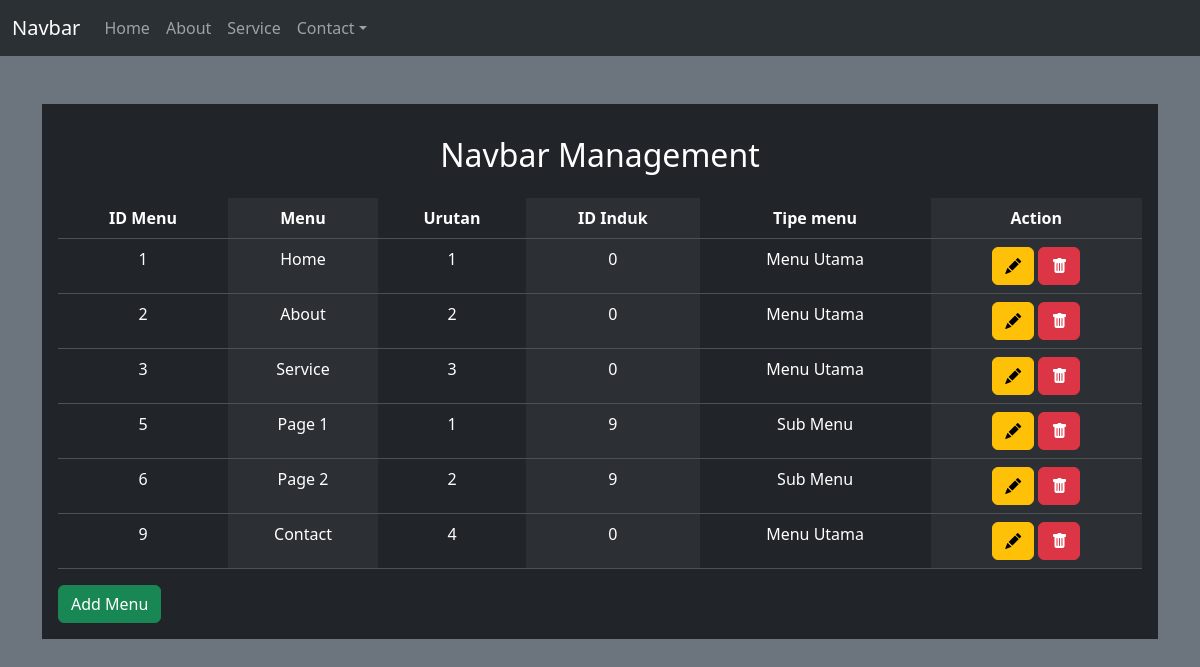
The page / on the database its author committed.
### tables this page shows
CREATE TABLE `tbmenu` (
  `id_menu` int(2) NOT NULL,
  `menu` varchar(100) NOT NULL,
  `urutan` int(1) NOT NULL,
  `link` varchar(200) NOT NULL,
  `id_induk` int(2) NOT NULL,
  `target` varchar(10) NOT NULL
);

### read.php (the view)
<h2 class="p-3 text-center">Navbar Management</h2>
<table class="table table-striped-columns text-center table-dark" style="width:100%">
    <thead>
        <tr>
            <th>ID Menu</th>
            <th>Menu</th>
            <th>Urutan</th>
            <th>ID Induk</th>
            <th>Tipe menu</th>
            <th>Action</th>
        </tr>
    </thead>
    <tbody>
        <?php
        $sql = "SELECT * FROM tbmenu";
        $result = $db->query($sql);
        while ($res = $result->fetch()) :
        ?>
            <tr>
                <td><?php echo $res['id_menu']; ?></td>
                <td><?php echo $res['menu']; ?></td>
                <td><?php echo $res['urutan']; ?></td>
                <td><?php echo $res['id_induk']; ?></td>
                <td><?php echo ($res['id_induk'] == 0) ? "Menu Utama" : "Sub Menu"; ?></td>
                <td>
                    <a href="?menu=edit&id=<?php echo $res['id_menu']; ?>" class="btn btn-warning"><i class="bi bi-pencil-fill"></i></a>
                    <a onclick="if (confirm('Apakah Anda yakin menghapus data ini?')) { window.location.href = '?menu=delete&id=<?php echo $res['id_menu']; ?>'; }" class="btn btn-danger"><i class="bi bi-trash-fill"></i></a>
                </td>
            </tr>
        <?php endwhile ?>
    </tbody>
</table>
<a href="?menu=add" class="btn btn-success">Add Menu</a>

### index.php (shortened to what this page needs)
<!DOCTYPE html>
<html lang="en">
<head>
    <link href="https://cdn.jsdelivr.net/npm/bootstrap@5.3.2/dist/css/bootstrap.min.css" rel="stylesheet">
    <link rel="stylesheet" href="https://cdn.jsdelivr.net/npm/bootstrap-icons@1.5.0/font/bootstrap-icons.css">
</head>
<?php
$dsn = "mysql:dbname=3a;host=localhost";
$user = "root";
$pass = "";
try {
    $db = new PDO($dsn, $user, $pass);
} catch (PDOException $e) {
    echo "gagal" . $e->getMessage();
}
$sql = "SELECT * FROM tbmenu WHERE id_induk = 0 ORDER BY urutan ASC";
$result = $db->query($sql);
?>
<body class="bg-secondary">
    <nav class="navbar navbar-expand-lg bg-body-tertiary bg-primary" data-bs-theme="dark">
        <div class="container-fluid">
            <a class="navbar-brand" href="#">Navbar</a>
            <div class="collapse navbar-collapse" id="navbarNavDropdown">
                <ul class="navbar-nav">
                    <?php
                    while ($hasil_menu = $result->fetch()) {
                        $menu_utama = $hasil_menu['menu'];
                        $id_menu = $hasil_menu['id_menu'];
                        $cek = "select * from tbmenu where id_induk=" . $id_menu;
                        $res = $db->query($cek);
                        $jum_data = $res->rowCount();
                        if ($jum_data != 0) {
                            echo "
                        <li class='nav-item dropdown'>
                        <a class='nav-link dropdown-toggle' href='#' role='button' data-bs-toggle='dropdown' aria-expanded='false'> $hasil_menu[menu]</a>
                        <ul class='dropdown-menu'>";
                            echo "</ul></li>";
                        } else {
                            echo "<li class = 'nav-item'><a class='nav-link' aria-current='page' href='#'>$menu_utama</a></li>";
                        }
                    }
                    ?>
                </ul>
            </div>
        </div>
    </nav>
    <div class="container mt-5">
        <div class="row justify-content-center">
            <div class="col-lg-12">
                <div class="card" style="border : none;">
                    <div class=" card-body bg-dark text-white">
                        <?php
                        $menu = isset($_GET['menu']) ? $_GET['menu'] : 'read';
                        switch ($menu) {
                            default:
                                include "read.php";
                        }
                        ?>
                    </div>
                </div>
            </div>
        </div>
    </div>
</body>
</html>

### rows shown on the page
tbmenu: menu "Home", id_menu "1", urutan "1", id_induk "0", shows "Menu Utama"
tbmenu: menu "About", id_menu "2", urutan "2", id_induk "0", shows "Menu Utama"
tbmenu: menu "Service", id_menu "3", urutan "3", id_induk "0", shows "Menu Utama"
tbmenu: menu "Contact", id_menu "9", urutan "4", id_induk "0", shows "Menu Utama"
tbmenu: id_menu "5", menu "Page 1", urutan "1", id_induk "9", shows "Sub Menu"
tbmenu: id_menu "6", menu "Page 2", urutan "2", id_induk "9", shows "Sub Menu"
